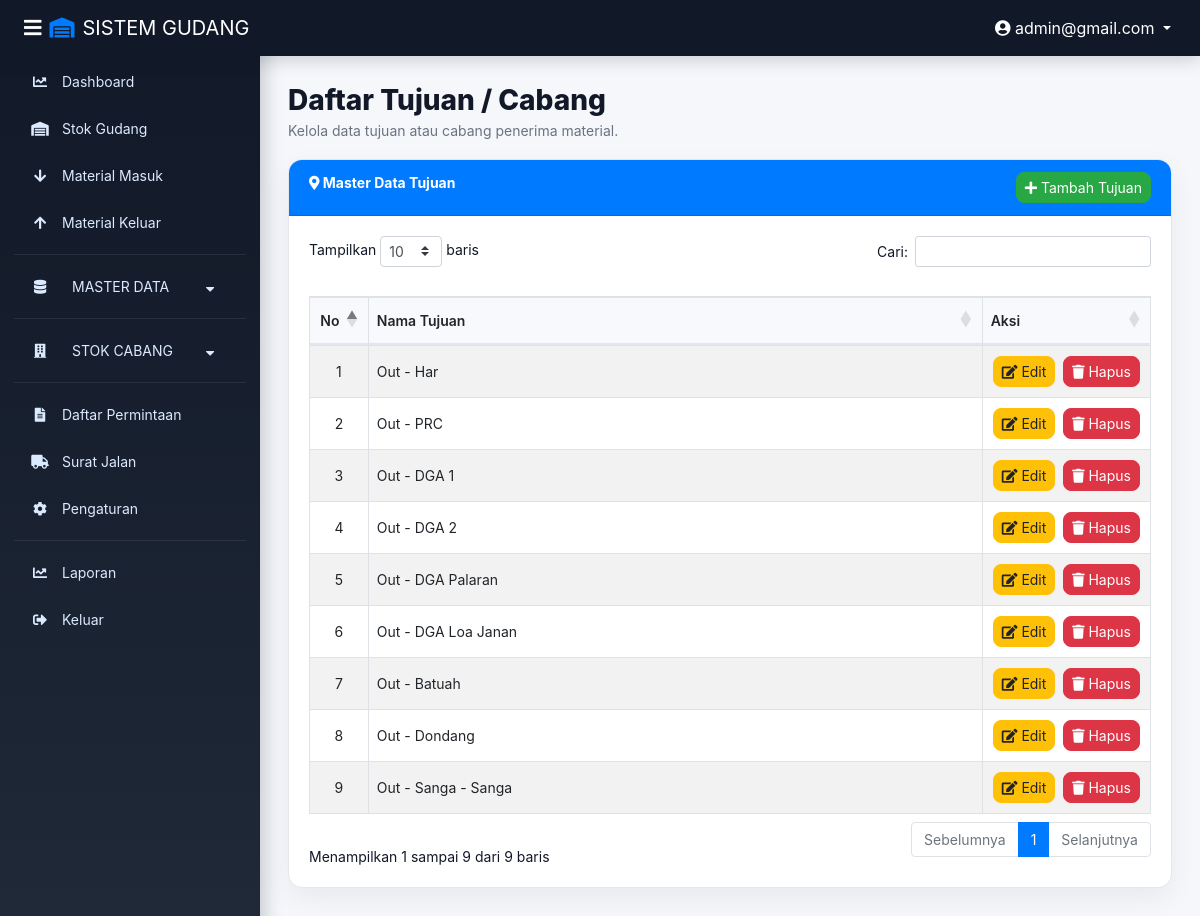
Page /tujuan.php (signed in) on the committed database.
### tables this page shows
CREATE TABLE `tujuan` (
  `id_tujuan` int(11) NOT NULL,
  `nama` varchar(100) NOT NULL
);

### tujuan.php (the view, shortened to what this page needs)
<?php
require 'function.php';
?>
<!DOCTYPE html>
<html lang="id">
<head>
    <link href="https://cdn.jsdelivr.net/npm/bootstrap@4.5.3/dist/css/bootstrap.min.css" rel="stylesheet" />
    <link href="https://cdn.datatables.net/1.10.20/css/dataTables.bootstrap4.min.css" rel="stylesheet" />
    <link rel="stylesheet" href="https://cdn.jsdelivr.net/npm/sweetalert2@11/dist/sweetalert2.min.css">
    <link rel="stylesheet" href="assets/css/animation.css">
    <link rel="stylesheet" href="assets/css/sidebar-fixed.css">
    <link rel="stylesheet" href="https://cdnjs.cloudflare.com/ajax/libs/font-awesome/5.15.1/css/all.min.css">
</head>
<body>
    <nav class="sb-topnav navbar navbar-expand navbar-dark bg-dark">
        <button class="btn btn-link btn-sm" id="sidebarToggle"><i class="fas fa-bars"></i></button>
        <span class="navbar-brand text-white"><i class="fas fa-warehouse mr-2 text-primary"></i>SISTEM GUDANG</span>
        <div class="ml-auto d-flex align-items-center">
            <div class="dropdown">
                <button class="btn btn-link text-white dropdown-toggle" type="button" data-toggle="dropdown">
                    <i class="fas fa-user-circle"></i> <?= htmlspecialchars($_SESSION['email']); ?>
                </button>
            </div>
        </div>
    </nav>
    <div class="sidebar">
        <div class="brand-sidebar">
            <span>SISTEM GUDANG</span>
        </div>
        <nav>
            <?php if ($_SESSION['level'] == 'admin'): ?>
                <a href="dashboard.php"><i class="fas fa-chart-line"></i> Dashboard</a>
            <?php endif; ?>
            <a href="index.php"><i class="fas fa-warehouse"></i> Stok Gudang</a>
            <?php if ($_SESSION['level'] == 'admin'): ?>
                <a href="barang_masuk.php"><i class="fas fa-arrow-down"></i> Material Masuk</a>
                <a href="barang_keluar.php"><i class="fas fa-arrow-up"></i> Material Keluar</a>
            <?php endif; ?>
            <hr>
            <div class="dropdown-btn">
                <i class="fas fa-database"></i> MASTER DATA <i class="fas fa-caret-down"></i>
            </div>
            <hr>
            <div class="dropdown-btn">
                <i class="fas fa-building"></i> STOK CABANG <i class="fas fa-caret-down"></i>
            </div>
            <hr>
            <?php if ($_SESSION['level'] == 'admin'): ?>
                <a href="daftar_permintaan.php"><i class="fas fa-file-alt"></i> Daftar Permintaan</a>
                <a href="surat_jalan.php"><i class="fas fa-truck"></i> Surat Jalan</a>
                <a href="pengaturan.php"><i class="fas fa-cog"></i> Pengaturan</a>
                <hr>
                <a href="laporan.php"><i class="fas fa-chart-line"></i> Laporan</a>
            <?php endif; ?>
            <a href="logout.php"><i class="fas fa-sign-out-alt"></i> Keluar</a>
        </nav>
    </div>
    <div class="content">
        <div class="page-title">
            <h2>Daftar Tujuan / Cabang</h2>
            <p>Kelola data tujuan atau cabang penerima material.</p>
        </div>
        <div class="card">
            <div class="card-header bg-primary text-white">
                <i class="fas fa-map-marker-alt"></i> Master Data Tujuan
                <?php if ($_SESSION['level'] == 'admin'): ?>
                    <button class="btn btn-sm btn-success float-right" data-toggle="modal" data-target="#modalTambahTujuan">
                        <i class="fas fa-plus"></i> Tambah Tujuan
                    </button>
                <?php endif; ?>
            </div>
            <div class="card-body">
                <div class="table-responsive">
                    <table class="table table-bordered table-striped table-tujuan" id="dataTable" width="100%">
                        <thead>
                            <tr>
                                <th>No</th>
                                <th>Nama Tujuan</th>
                                <th>Aksi</th>
                            </tr>
                        </thead>
                        <tbody>
                            <?php
                            $no = 1;
                            $query = mysqli_query($conn, "SELECT * FROM tujuan ORDER BY id_tujuan ASC");
                            while ($data = mysqli_fetch_assoc($query)) {
                            ?>
                                <tr>
                                    <td><?= $no++; ?></td>
                                    <td><?= htmlspecialchars($data['nama']); ?></td>
                                    <td>
                                        <?php if ($_SESSION['level'] == 'admin'): ?>
                                            <button class="btn btn-sm btn-warning" data-toggle="modal" data-target="#modalEdit<?= $data['id_tujuan']; ?>">
                                                <i class="fas fa-edit"></i> Edit
                                            </button>
                                            <button class="btn btn-sm btn-danger" onclick="hapusTujuan(<?= $data['id_tujuan']; ?>, '<?= htmlspecialchars($data['nama']); ?>')">
                                                <i class="fas fa-trash"></i> Hapus
                                            </button>
                                        <?php else: ?>
                                            <button class="btn btn-sm btn-secondary" disabled>
                                                <i class="fas fa-lock"></i> Terkunci
                                            </button>
                                        <?php endif; ?>
                                    </td>
                                </tr>
                            <?php } ?>
                        </tbody>
                    </table>
                </div>
            </div>
        </div>
    </div>
</body>
</html>

### assets/css/animation.css (style rules this page uses)
* { transition: all 0.2s ease-in-out; }
.sidebar a { transition: all 0.3s cubic-bezier(0.4, 0, 0.2, 1); }
.btn { transition: transform 0.2s, box-shadow 0.2s; }
.card { animation: slideUp 0.4s ease-out; transition: box-shadow 0.3s; }
.table tbody tr { transition: background-color 0.2s, transform 0.2s; }

### assets/css/sidebar-fixed.css (style rules this page uses)
.sidebar { background-color: #343a40; min-height: 100vh; position: fixed; top: 0; left: 0; bottom: 0; width: 260px; overflow-y: auto; z-index: 1000; }
.sidebar a { color: white; padding: 10px 15px; display: block; text-decoration: none; transition: all 0.2s ease; }
.sidebar .dropdown-btn { cursor: pointer; user-select: none; padding: 10px 15px; display: block; color: white; transition: all 0.2s ease; }
.sidebar .dropdown-btn i { margin-right: 10px; width: 20px; }
.sidebar .dropdown-btn .fa-caret-down { float: right; margin-top: 5px; transition: transform 0.3s ease; }
.sb-topnav { position: fixed; top: 0; left: 0; right: 0; z-index: 1039; background-color: #103752 !important; height: 56px; }
.content { margin-left: 260px; margin-top: 56px; padding: 20px; min-height: 100vh; }
#sidebarToggle { color: white; background: transparent; border: none; font-size: 20px; cursor: pointer; }
.table-responsive { overflow-x: auto; }
.card { margin-bottom: 20px; border-radius: 10px; }

### tujuan.php (style rules this page uses)
:root { --primary: #0d6efd; --primary-dark: #0b5ed7; --sidebar: #182230; --sidebar-soft: #202d3e; --page-bg: #f5f7fb; --text-main: #111827; --text-soft: #6b7280; --border: #e5e7eb; }
body { background: var(--page-bg); color: var(--text-main); font-size: 14px; }
.sidebar { position: fixed; top: 0; left: 0; bottom: 0; width: 260px; background: linear-gradient(180deg, #111827 0%, #1f2937 100%); overflow-y: auto; z-index: 1000; box-shadow: 4px 0 18px rgba(15, 23, 42, .22); }
.sidebar .brand-sidebar { height: 56px; display: flex; align-items: center; gap: 10px; padding: 0 18px; color: #fff; font-weight: 700; letter-spacing: .2px; background: #111827; }
.sidebar a, .sidebar .dropdown-btn { color: #dbeafe; padding: 11px 18px; display: flex; align-items: center; gap: 12px; text-decoration: none; transition: all 0.2s ease; font-size: 14px; border-radius: 10px; margin: 4px 12px; }
.sidebar a i, .sidebar .dropdown-btn i { width: 20px; text-align: center; font-size: 14px; }
.sidebar hr { margin: 10px 14px; border-color: rgba(255, 255, 255, .08); }
.sidebar .dropdown-btn { cursor: pointer; user-select: none; }
.sidebar .dropdown-btn .fa-caret-down { margin-left: auto; transition: transform 0.3s ease; }
.content { margin-left: 260px; padding: 28px; min-height: 100vh; margin-top: 56px; }
.sb-topnav { position: fixed; top: 0; left: 0; right: 0; z-index: 1039; background: #111827 !important; height: 56px; box-shadow: 0 4px 18px rgba(15, 23, 42, .18); }
#sidebarToggle { color: white; background: transparent; border: none; font-size: 20px; cursor: pointer; }
.page-title h2 { font-size: 28px; font-weight: 800; margin-bottom: 2px; }
.page-title p { color: var(--text-soft); margin-bottom: 18px; }
.card { border: 1px solid var(--border); border-radius: 14px; box-shadow: 0 10px 28px rgba(15, 23, 42, .06); overflow: hidden; }
.card-header { font-weight: 700; }
.btn { border-radius: 8px; }
.table-responsive { overflow-x: auto; }
.table { width: 100%; margin-bottom: 0; }
.table thead th { background-color: #f8f9fc; border-bottom: 2px solid #e3e6f0; padding: 12px 8px; font-weight: 600; }
.table tbody td { padding: 8px; vertical-align: middle; }
.table-tujuan { width: 100%; }
.table-tujuan th:nth-child(1), .table-tujuan td:nth-child(1) { width: 7%; text-align: center; }
.table-tujuan th:nth-child(2), .table-tujuan td:nth-child(2) { width: 73%; }
.table-tujuan th:nth-child(3), .table-tujuan td:nth-child(3) { width: 20%; white-space: nowrap; }
.table-tujuan td:nth-child(2) { max-width: 350px; white-space: nowrap; overflow: hidden; text-overflow: ellipsis; }
.table-tujuan td:nth-child(3) { text-align: center; }
.table-tujuan td:nth-child(3) .btn { margin: 2px; }

### rows in the picture
tujuan: nama "Out - Har"
tujuan: nama "Out - PRC"
tujuan: nama "Out - DGA 1"
tujuan: nama "Out - DGA 2"
tujuan: nama "Out - DGA Palaran"
tujuan: nama "Out - DGA Loa Janan"
tujuan: nama "Out - Batuah"
tujuan: nama "Out - Dondang"
tujuan: nama "Out - Sanga - Sanga"

### other values in the picture
$_SESSION['email'] "admin@gmail.com"
